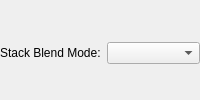
<?xml version="1.0" encoding="UTF-8"?>
<ui version="4.0">
 <class>EffectStackBlendRow</class>
 <widget class="QWidget" name="EffectStackBlendRow">
  <layout class="QHBoxLayout" name="blendRow">
   <property name="leftMargin">
    <number>0</number>
   </property>
   <property name="topMargin">
    <number>6</number>
   </property>
   <property name="rightMargin">
    <number>0</number>
   </property>
   <property name="bottomMargin">
    <number>0</number>
   </property>
   <item>
    <widget class="QLabel" name="blendLabel">
     <property name="text">
      <string>Stack Blend Mode:</string>
     </property>
    </widget>
   </item>
   <item>
    <widget class="QComboBox" name="blendCombo"/>
   </item>
  </layout>
 </widget>
 <resources/>
 <connections/>
</ui>
